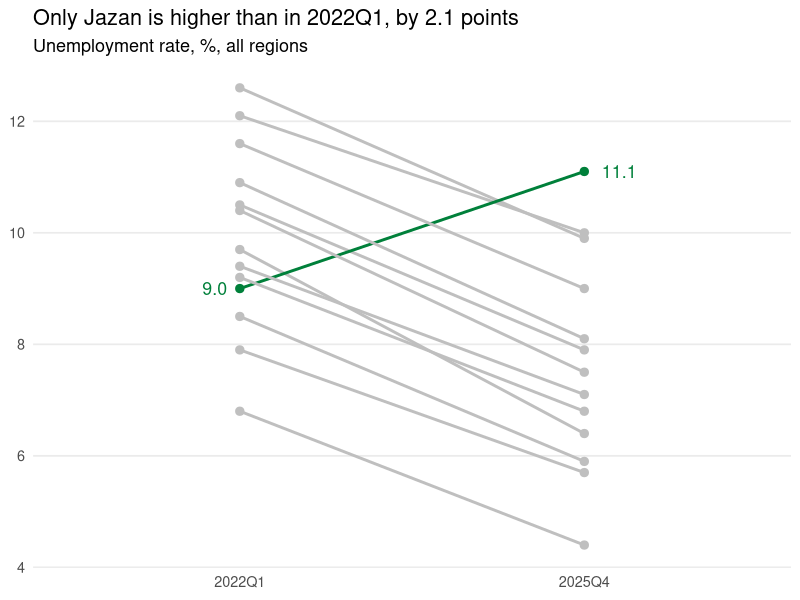

Write the R code that produced this figure.
## ---- chunk 1
#| include: false
library(tidyverse)
ends <- read_csv("unemployment.csv") |>
  filter(region != "Kingdom",
         date %in% range(date)) |>
  group_by(region) |>
  mutate(rose = last(rate) > first(rate)) |>
  ungroup() |>
  arrange(rose)
riser <- ends |>
  filter(rose) |>
  mutate(hjust = if_else(date == min(date),
                         1.5, -0.5))
change <- last(riser$rate) - first(riser$rate)
## ---- chunk 2
#| fig-width: 8
#| fig-height: 5.5
ggplot(ends, aes(quarter, rate, group = region,
                 colour = rose)) +
  geom_line(linewidth = 1) +
  geom_point(size = 2.5) +
  scale_colour_manual(values = c(`TRUE` = "#00803A",
                                 `FALSE` = "grey75"),
                      guide = "none") +
  geom_text(
    data = riser,
    aes(label = scales::number(rate, accuracy = 0.1),
        hjust = hjust),
    size = 4.5) +
  labs(title = str_glue(
         "Only {riser$region[1]} is higher than in ",
         "{min(ends$quarter)}, by {change} points"),
       subtitle = "Unemployment rate, %, all regions",
       x = NULL, y = NULL) +
  theme_minimal(base_size = 13) +
  theme(panel.grid.major.x = element_blank(),
        panel.grid.minor = element_blank())
